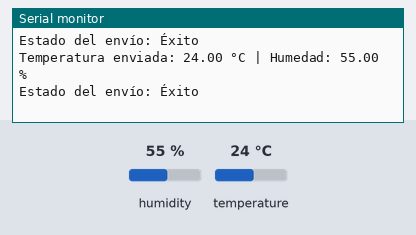
A sketch run on a simulated ESP32. Parts: the last lines printed to the serial monitor. The test bench sets the inputs (shaded band); at power-on: humidity 55 %, temperature 24 °C.

Above: at 2.8 s.
2.9 s: humidity set to 22 %
At 4.6 s:
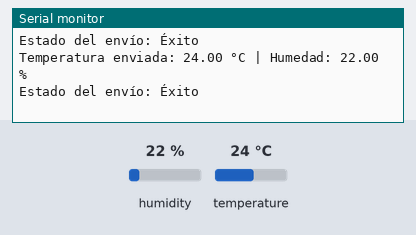
5.6 s: temperature set to 12 °C
At 7.0 s:
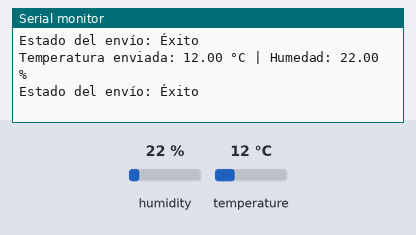
8.3 s: humidity set to 40 %
At 10.6 s:
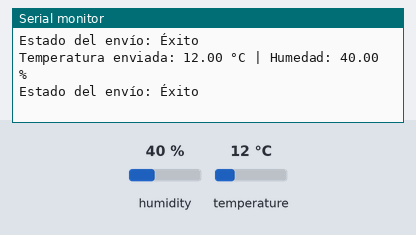
Timing chart, 0 to 12.1 s (numbered marks = the images above; inputs shaded):
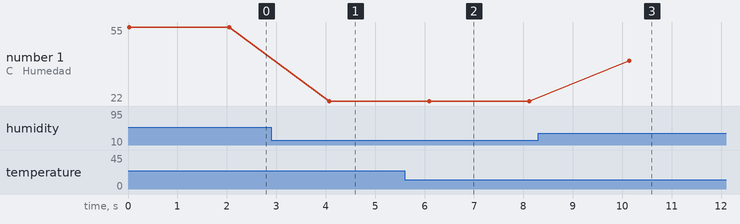

Measured:
- after the input at 2.9 s, the serial monitor: prints a new line after 1.2 s (image 1)
- after the input at 5.6 s, the serial monitor: prints a new line after 0.50 s (image 2)
- after the input at 8.3 s, the serial monitor: prints a new line after 1.8 s (image 3)
- plotted number 1: 55 → 22 after the input at 2.9 s, 22 → 40 after the input at 8.3 s

The sketch:

dht11.ino
```cpp
#include <esp_now.h>
#include <WiFi.h>
#include <DHT.h>

#define DHTPIN 4
#define DHTTYPE DHT11
DHT dht(DHTPIN, DHTTYPE);

// --- Identificadores para tipos de sensor ---
typedef enum {
  TIPO_DHT11,
  TIPO_LUZ,
  TIPO_DS18B20
} tipo_sensor_t;

// --- MAC del ESP32 que es el receptor ---
uint8_t receiverMAC[] = {0x3C, 0x8A, 0x1F, 0x08, 0x5E, 0x64};

// Estructura para enviar temperatura y humedad con tipo de sensor
typedef struct {
  tipo_sensor_t tipo;
  float temperatura;
  float humedad;
} temp_hum_data_t;
temp_hum_data_t dataToSend;

// Peer info
esp_now_peer_info_t peerInfo;

// Callback de envío
void OnDataSent(const uint8_t *mac_addr, esp_now_send_status_t status) {
  Serial.print("Estado del envío: ");
  Serial.println(status == ESP_NOW_SEND_SUCCESS ? "Éxito" : "Fallo");
}

void setup() {
  Serial.begin(115200);
  dht.begin();

  WiFi.mode(WIFI_STA);

  if (esp_now_init() != ESP_OK) {
    Serial.println("Error al iniciar ESP-NOW");
    return;
  }

  esp_now_register_send_cb(OnDataSent);


  memcpy(peerInfo.peer_addr, receiverMAC, 6);
  peerInfo.channel = 0;
  peerInfo.encrypt = false;

  if (!esp_now_is_peer_exist(receiverMAC)) {
    if (esp_now_add_peer(&peerInfo) != ESP_OK) {
      Serial.println("Error al agregar peer");
      return;
    }
  }
}

void loop() {
  // Leer temperatura y humedad
  dataToSend.temperatura = dht.readTemperature();
  dataToSend.humedad = dht.readHumidity();

  // Validar datos
  if (isnan(dataToSend.temperatura) || isnan(dataToSend.humedad)) {
    Serial.println("Error al leer DHT");
    delay(2000);
    return;
  }

  // Asignar el tipo de sensor (TIPO_DHT11)
  dataToSend.tipo = TIPO_DHT11;

  // Enviar datos
  esp_err_t result = esp_now_send(receiverMAC, (uint8_t *)&dataToSend, sizeof(dataToSend));

  if (result == ESP_OK) {
    Serial.print("Temperatura enviada: ");
    Serial.print(dataToSend.temperatura);
    Serial.print(" °C | Humedad: ");
    Serial.print(dataToSend.humedad);
    Serial.println(" %");
  } else {
    Serial.println("Fallo en el envío");
  }

  delay(2000);  // Esperar 2 segundos antes de enviar de nuevo
}
```
